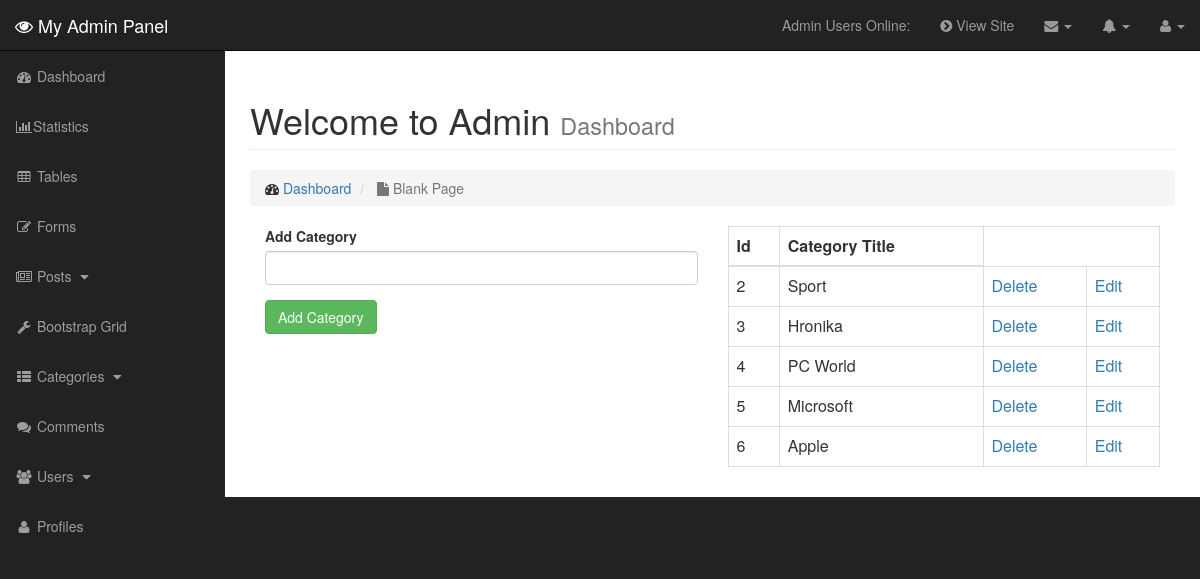
The app's page /admin/categories.php with its own data.
### tables this page shows
CREATE TABLE `categories` (
  `cat_id` int(3) NOT NULL,
  `cat_title` varchar(255) NOT NULL
);

### admin/functions.php (the view, shortened to what this page needs)
<?php
function findAllCategories(){
	global $connection;
	$query = "SELECT * FROM categories ";
	$select_categories = mysqli_query($connection, $query);
		while($row = mysqli_fetch_assoc($select_categories))
		{
			$cat_id = $row['cat_id'];
			$cat_title = $row['cat_title'];
			echo "<tr>";
			echo "<td>{$cat_id}</td>";
			echo "<td>{$cat_title}</td>";
			echo "<td><a href='categories.php?delete={$cat_id}'>Delete</a></td>";
			echo "<td><a href='categories.php?edit={$cat_id}'>Edit</a></td>";
			echo "</tr>";
	    }
}
 ?>

### admin/css/sb-admin.css (style rules this page uses)
body { margin-top: 100px; background-color: #222; }
@media (min-width:768px) { body { margin-top: 50px; } }

### records on screen
categories: cat_id "2", cat_title "Sport"
categories: cat_id "3", cat_title "Hronika"
categories: cat_id "4", cat_title "PC World"
categories: cat_id "5", cat_title "Microsoft"
categories: cat_id "6", cat_title "Apple"
